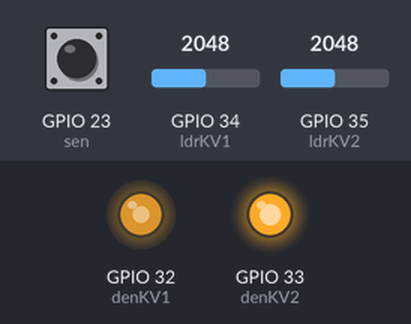
A sketch run on a simulated ESP32. On the bench: output pins drawn as LEDs (lit = HIGH). The inputs (shaded band) are chosen by the test bench; at power-on: GPIO 34 (ldrKV1) = 2048, GPIO 35 (ldrKV2) = 2048, GPIO 23 (sen) HIGH. What the sketch prints to the serial monitor is not drawn.

Above: at 3.3 s.
3.4 s: GPIO 34 (ldrKV1) set to 2866
At 4.2 s:
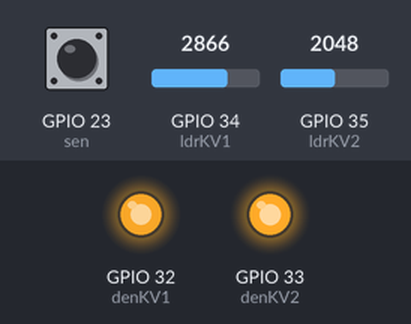
4.9 s: GPIO 35 (ldrKV2) set to 0
At 5.4 s:
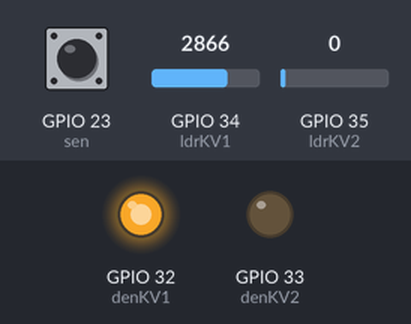
6.4 s: GPIO 34 (ldrKV1) set to 2047
At 7.6 s:
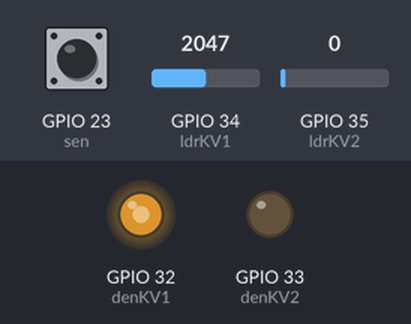
7.9 s: GPIO 34 (ldrKV1) set to 1228
At 8.9 s:
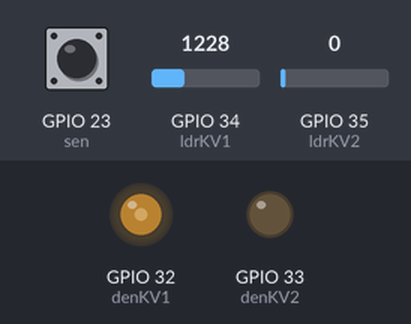
9.4 s: GPIO 35 (ldrKV2) set to 26
10.9 s: GPIO 35 (ldrKV2) set to 32
At 11.2 s:
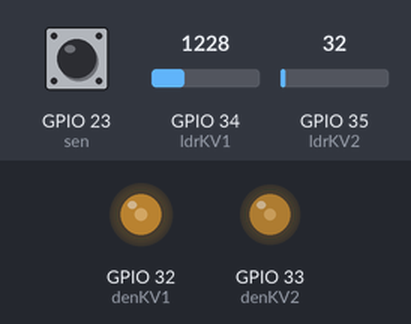
Timing chart, 0 to 13.4 s (numbered marks = the images above; inputs shaded):
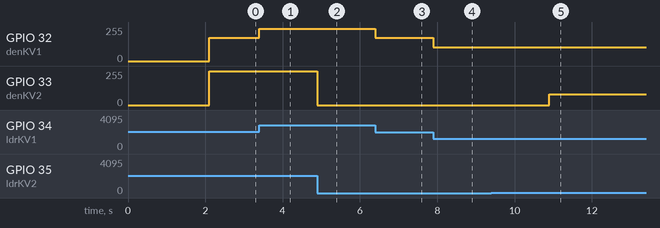

Measured:
- the behaviour switches between 29 and 30 on GPIO 35 (ldrKV2) (found by bisection; images 4 and 5)
- after the input at 3.4 s, GPIO 32 (denKV1): 174/255 → 243/255 at once
- after the input at 4.9 s, GPIO 33 (denKV2): 255/255 → 0/255 at once
- after the input at 6.4 s, GPIO 32 (denKV1): 243/255 → 174/255 at once
- after the input at 7.9 s, GPIO 32 (denKV1): 174/255 → 102/255 at once
- after the input at 10.9 s, GPIO 33 (denKV2): 0/255 → 80/255 at once

The sketch:

HAM_GUI_XE.ino
```cpp
// Fill-in information from your Blynk Template here
#define BLYNK_TEMPLATE_ID "TMPL7iEBMIZs"
#define BLYNK_DEVICE_NAME "DIEU KHIEN DEN HAM GIU XE"
#define BLYNK_FIRMWARE_VERSION        "0.1.0"
#include <Arduino.h>
#include <analogWrite.h>
#define BLYNK_PRINT Serial
//#define BLYNK_DEBUG

#define APP_DEBUG
int button = GPIO_NUM_5;     //Nút nhấn reset D5
// Uncomment your board, or configure a custom board in Settings.h
//#define USE_WROVER_BOARD
//#define USE_TTGO_T7

#include "BlynkEdgent.h"
int ldrKV1 = GPIO_NUM_34; //D34
int ldrKV2 = GPIO_NUM_35;  //D35
int denKV1 = GPIO_NUM_32;  //D32
int denKV2 = GPIO_NUM_33;  // D33
int sen =  GPIO_NUM_23;
int dosangkv1 = 0, tbkv1 = 0, dskv1 = 0, chedo = 0, dosangkv2 = 0, tbkv2 = 0, dskv2 = 0;
int dckv1 = 0, dckv2 = 0, ddskv1 =0,ddskv2 =0;
const int freq = 10000;
const int resolution = 8;
void setup()
{
  Serial.begin(115200);
  ledcSetup(0, freq, resolution);
  delay(100);
  pinMode(button, INPUT_PULLUP);
  BlynkEdgent.begin();
  pinMode(ldrKV1, INPUT);
  pinMode(ldrKV2, INPUT);
  pinMode(sen, INPUT);
  pinMode(denKV1, OUTPUT);
  pinMode(denKV2, OUTPUT);
  BlynkEdgent.run();
  delay(200);
  chedo = 1;
  tbkv1 = 1;
  tbkv2 = 1;
  Blynk.virtualWrite(V4,1);
  Blynk.virtualWrite(V0,1);
  Blynk.virtualWrite(V5,1);
  ledcAttachPin(denKV1,1);
  ledcAttachPin(denKV2,2);
}

BLYNK_WRITE(V0) {
  tbkv1 = param.asInt();
}

BLYNK_WRITE(V3) {
  dckv1 = param.asInt();
}
BLYNK_WRITE(V4) {
  chedo = param.asInt();
}
BLYNK_WRITE(V5) {
  tbkv2 = param.asInt();
}

BLYNK_WRITE(V8) {
  dckv2 = param.asInt();
}
void loop() {
  BlynkEdgent.run();
  dosangkv1 = map(analogRead(ldrKV1), 0,3000, 100, 0);
  ddskv1 = map(dosangkv1, 0, 100, 255, 0);
  dskv1 = map(ddskv1, 0, 255, 0, 100);
  Blynk.virtualWrite(V1, dosangkv1);
  while(digitalRead(sen)==0){
  analogWrite(denKV1, 255);
  ledcWrite(2, 8000);
  Blynk.virtualWrite(V2, 100);
  Blynk.virtualWrite(V7 , 100);
  delay(3000);
  }
  //KV2
  dosangkv2 = map(analogRead(ldrKV2), 0, 3000, 100, 0);
  ddskv2 = map(dosangkv2, 0, 100, 8000, 0);
  dskv2 = map(ddskv2, 0, 8000, 0, 100);
  Blynk.virtualWrite(V6, dosangkv2);
  Serial.println(analogRead(ldrKV1));
  if (chedo == 1) {
    if (tbkv1 == 1) {
      analogWrite(denKV1, ddskv1);
      Blynk.virtualWrite(V2, dskv1);
    }
    if (tbkv2 == 1) {
      ledcWrite(2, ddskv2);
      Blynk.virtualWrite(V7, dskv2);
    }
  }

  if (chedo == 0 ) {
    if (tbkv1 == 1) {
      analogWrite(denKV1, dckv1);
      int ds1 = map(dckv1, 0, 255, 0, 100);
      Blynk.virtualWrite(V2, ds1);
    }
    if (tbkv2 == 1) {
      ledcWrite(2, dckv2);
      int ds2 = map(dckv2, 0, 8000, 0, 100);
      Blynk.virtualWrite(V7, ds2);
    }
  }

  if (tbkv1 == 0) {
    analogWrite(denKV1, 0);
    Blynk.virtualWrite(V2, 0);
  }
  if (tbkv2 == 0) {
    ledcWrite(2, 0);
    Blynk.virtualWrite(V7, 0);
  }
}
```
